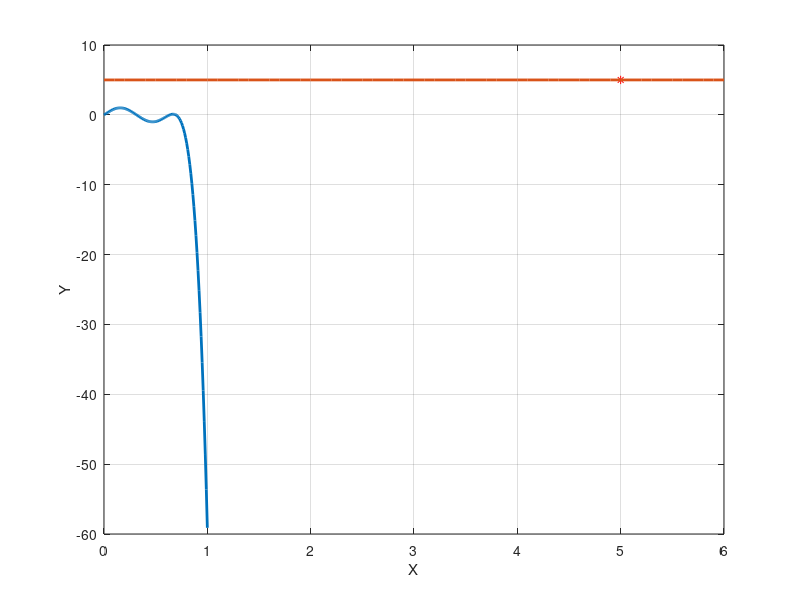

The MATLAB script that drew this image: (Note: this script raises an error after producing the figure.)
%%
clc
close
clear

V_S = 230;
amps = 0:6.52:65.2;
% I_S = 65.2;
% R_S = V_S/I_S;
% r_s = V_S./amps;
% r_percent = r_s*100/R_S;
Req = 0.0445;
Xeq = 0.0645;

I(1,:) = amps .* (0.8 - j*0.6);
I(2,:) = amps .* 1;
I(3,:) = amps .* (0.8 + j*0.6);

VPa = V_S + Req.*I + j.*Xeq.*I;
VR = (abs(VPa)-V_S)./V_S.*100;

plot(amps,VR(1,:),'b-');
hold on;
plot(amps,VR(2,:),'k-');
plot(amps,VR(3,:),'r-');
title('Voltage Regulation Versus Load');
xlabel('Load(A)');
ylabel('Voltage Regulation(%)');
%legend()
hold off



































%% Linear Interpolation
clc
clear
close
x = input('Enter the abcissa of the given points ');
y = input('Enter the ordinates of the points ');

xvar = input('Enter the point ');
lx = max(x(x<xvar));
hx = min(x(x>xvar));

ly = y(x==lx);
hy = y(x==hx);

yvar = ((xvar-hx)/(lx-hx))*ly - ((xvar-lx)/(lx-hx))*hy ;



%%
% Lagrange Polynomial
clear 
clc
close 
format long
x = [0:6];
y = [0 0.8415 0.9093 0.1411 -0.7568 -0.9589 -0.2794];
% x = input('Enter the abcissa of the points ');
% y = input('Enter the ordinates of the points ');
sum=0;
for i=1:length(x)
    p=1;
    for j=1:length(x)
        if j~=i
            c = poly(x(j))/(x(i)-x(j));
            p = conv(p,c);
        end
    end
    term = p*y(i);
    sum= sum + term;
end
disp(sum);

%plotting

x_plot = [0:0.1:10];

y_plot = polyval(sum,x_plot);

figure(1),clf
plot(x_plot/10,y_plot,'linew',2)
hold on;
%plot(x,y,'r*');
xlabel('x')
ylabel('y')
grid on


%%
% Newton Polynomial
clear 
clc
close 
format short
% x = [0:6];
% y = [0 0.8415 0.9093 0.1411 -0.7568 -0.9589 -0.2794];
x = input('Enter the abcissa of the points ');
y = input('Enter the ordinates of the points ');
n = length(x);
b_mat = zeros(n,n);
b_mat(:,1) = y;

for j=2:n
    for i=1:(n-j+1)
        b_mat(i,j) = (b_mat(i,j-1)-b_mat(i+1,j-1))/(x(i)-x(i+j-1));
    end
end

p = y(1);
var = 1;
for k=1:n-1
    var = conv(var,poly(x(k)));
    p = [zeros(1,1),p]+ b_mat(1,k+1)*var;
end

disp(p)

%plotting

x1 = 0:0.1:6;
y1 = polyval(p, x1);
plot(x, y, 'r*')
grid on
hold on
plot(x1, y1,'linew',2)
xlabel("X")
ylabel("Y")
hold off



    
 %%
 % Solving Linear equations
%  x = A\b;
%  x = pinv(A)*b;

% Gauss Jordan elimination with pivoting

clc
clear 
close 

A = input("Enter the coefficients of the variables along with the constant\n");
n = size(A,1);

for k=1:n-1
    max = abs(A(k,k));
    p = k;
    for m = (k+1):n
        if abs(A(m,k))>max
            max = abs(A(m,k));
            p  = m;
        end
    end
    if p~=k
        temp = A(k,:);
        A(k,:) = A(p,:);
        A(p,:) = temp;
%         for q = k : n+1
%             temp = A(k,q);
%             A(k,q) = A(p,q);
%             A(p,q) = temp;
%         end
    end
    for i = k+1 : n
        u = A(i,k) / A(k,k) ;
        for j = k : n+1
            A(i,j) = A(i,j) - u*A(k,j);
        end
    end
end
fprintf('The reduced equations are\n');
disp(A);

x = zeros(1,n);
x(n) = A(n,n+1) / A(n,n);

for i= (n-1):-1:1
    sum = 0;
    for j = (i+1):n
        sum = sum + A(i,j)* x(j);
    end
    x(i) = (A(i,n+1)-sum)/ A(i,i);
end
fprintf('The solution is \n')
disp(x);


%%
[a,r2] = linregr([0:6],[0 0.8415 0.9093 0.1411 -0.7568 -0.9589 -0.2794]);
function [a, r2] = linregr(x,y)
% linregr: linear regression curve fitting
% [a, r2] = linregr(x,y): Least squares fit of straight
% line to data by solving the normal equations
% input:
% x = independent variable
% y = dependent variable
% output:
% a = vector of slope, a(1), and intercept, a(2)
% r2 = coefficient of determination
n = length(x);
if length(y)~=n, error('x and y must be same length'); end
x = x(:); y = y(:); % convert to column vectors
sx = sum(x); sy = sum(y);
sx2 = sum(x.*x); sxy = sum(x.*y); sy2 = sum(y.*y);
a(1) = (n*sxy-sx*sy)/(n*sx2-sx^2);
a(2) = sy/n-a(1)*sx/n;
r2 = ((n*sxy-sx*sy)/sqrt(n*sx2-sx^2)/sqrt(n*sy2-sy^2))^2;
% create plot of data and best fit line
xp = linspace(min(x),max(x),2);
yp = a(1)*xp+a(2);
plot(x,y,'o',xp,yp)
grid on
end


%%
% Curve Fitting
function  c_vect = curve_fitter(order,x_data,y_data)
    
    if length(x_data)==length(y_data)
        n = length(x_data);
    else
        fprintf('The dimensions of the row vectors do not match; please give correct inputs \n');
    end
    
    N = order+1;
    A = zeros(N,N);
    
    for i = 1:N
        for j = 1:N
            A(i,j)= sum(x_data.^(i+j-2));
        end
    end
    
    B = zeros(N,1);
    
    for k=1:N
        B(k) = sum((x_data.^(k-1)).* y_data);
    end
    c_vect = A\B;
end
    

